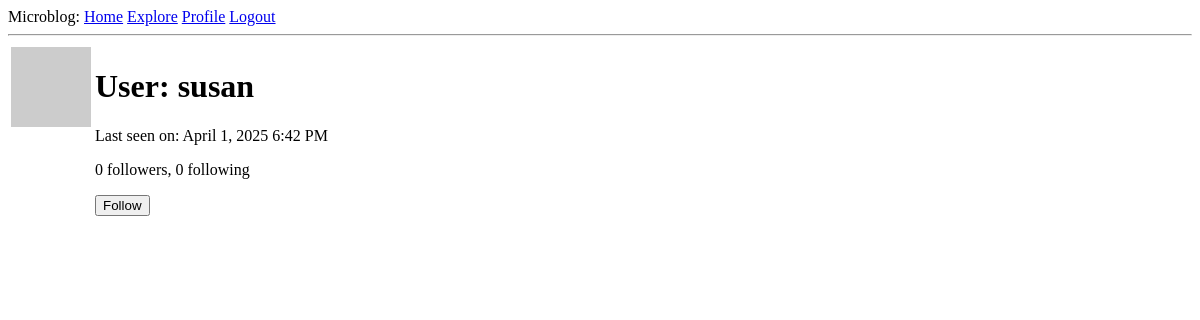
The app's page /user/susan (signed in), older data.
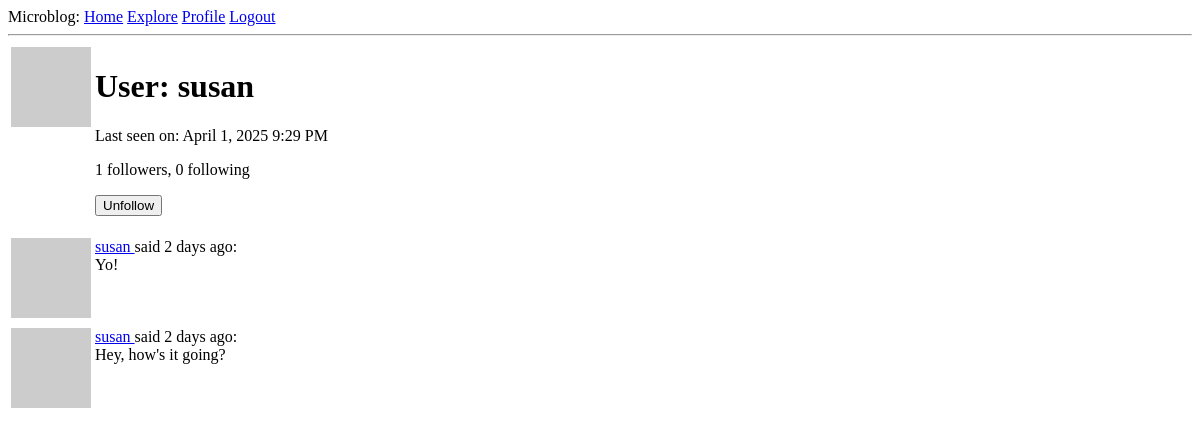
The same page, newer data.
### app/models.py (models this page shows, shortened)
class User(UserMixin, db.Model):
    id: so.Mapped[int] = so.mapped_column(primary_key=True)
    username: so.Mapped[str] = so.mapped_column(sa.String(64), index=True, unique=True)
    email: so.Mapped[str] = so.mapped_column(sa.String(120), index=True, unique=True)
    password_hash: so.Mapped[Optional[str]] = so.mapped_column(sa.String(256))
    posts: so.WriteOnlyMapped["Post"] = so.relationship(back_populates="author")
    about_me: so.Mapped[Optional[str]] = so.mapped_column(sa.String(140))
    last_seen: so.Mapped[Optional[datetime]] = so.mapped_column(
        default=lambda: datetime.now(timezone.utc)
    )
    following: so.WriteOnlyMapped["User"] = so.relationship(
        secondary=followers,
        primaryjoin=(followers.c.follower_id == id),
        secondaryjoin=(followers.c.followed_id == id),
        back_populates="followers",
    )
    followers: so.WriteOnlyMapped["User"] = so.relationship(
        secondary=followers,
        primaryjoin=(followers.c.followed_id == id),
        secondaryjoin=(followers.c.follower_id == id),
        back_populates="following",
    )
    def is_following(self, user):
        query = self.following.select().where(User.id == user.id)
        return db.session.scalar(query) is not None
    def followers_count(self):
        query = sa.select(sa.func.count()).select_from(
            self.followers.select().subquery()
        )
        return db.session.scalar(query)
    def following_count(self):
        query = sa.select(sa.func.count()).select_from(
            self.following.select().subquery()
        )
        return db.session.scalar(query)
    def avatar(self, size):
        digest = md5(self.email.lower().encode("utf-8")).hexdigest()
        return f"https://www.gravatar.com/avatar/{digest}?d=identicon&s={size}"

class Post(db.Model):
    id: so.Mapped[int] = so.mapped_column(primary_key=True)
    body: so.Mapped[str] = so.mapped_column(sa.String(140))
    timestamp: so.Mapped[datetime] = so.mapped_column(
        index=True, default=lambda: datetime.now(timezone.utc)
    )
    user_id: so.Mapped[int] = so.mapped_column(sa.ForeignKey(User.id), index=True)
    author: so.Mapped[User] = so.relationship(back_populates="posts")

### app/routes.py (the view)
@app.route("/user/<username>")
@login_required
def user(username):
    user = db.first_or_404(sa.select(User).where(User.username == username))
    page = request.args.get("page", 1, type=int)
    query = user.posts.select().order_by(Post.timestamp.desc())
    posts = db.paginate(
        query, page=page, per_page=app.config["POSTS_PER_PAGE"], error_out=False
    )
    next_url = (
        url_for("user", username=user.username, page=posts.next_num)
        if posts.has_next
        else None
    )
    prev_url = (
        url_for("user", username=user.username, page=posts.prev_num)
        if posts.has_prev
        else None
    )
    form = EmptyForm()
    return render_template(
        "user.html",
        user=user,
        posts=posts.items,
        next_url=next_url,
        prev_url=prev_url,
        form=form,
    )

### app/forms.py
class EmptyForm(FlaskForm):
    submit = SubmitField("Submit")

### app/models.py (called while the page is built)
@login.user_loader
def load_user(id):
    return db.session.get(User, int(id))

### app/routes.py (called while the page is built)
@app.before_request
def before_request():
    if current_user.is_authenticated:
        current_user.last_seen = datetime.now(timezone.utc)
        db.session.commit()

### app/templates/user.html (shortened to what this page needs)
{% extends 'header.html' %}
{% block content %}
  <table>
    <tr valign="top">
      <td><img src="{{ user.avatar(128) }}" /></td>
      <td>
        <h1>User: {{user.username}}</h1>
        {% if user.last_seen %}
          <p>Last seen on: {{ moment(user.last_seen).format('LLL') }}</p>
        {% endif %}
        <p>{{ user.followers_count() }} followers, {{user.following_count()}} following</p>
        {% if user == current_user %}
          <p><a href="{{url_for('edit_profile')}}"> Edit your profile</a></p>
        {% elif not current_user.is_following(user) %}
          <p>
            <form action="{{url_for('follows', username=user.username)}}" method="post">
              {{ form.submit(value='Follow') }}
            </form>
          </p>
        {% else %}
          <p>
            <form action="{{url_for('unfollow', username=user.username)}}" method="post">
              {{ form.submit(value='Unfollow') }}
            </form>
          </p>
        {% endif %}
      </td>
    </tr>
  </table>
  {% for post in posts %}
    {% include '_post.html' %}
  {% endfor %}
{% endblock %}

### app/templates/_post.html
<table>
  <tr valign="top">
    <td><img src="{{ post.author.avatar(32) }}" /></td>
    <td>
      <a href="{{ url_for('user', username=post.author.username) }}"> {{ post.author.username }} </a>
      said {{ moment(post.timestamp).fromNow() }}:
      <br />
      {{ post.body }}
    </td>
  </tr>
</table>

Row changes from the older to the newer data that the page shows:
changed User "susan": last_seen "April 1, 2025 6:42 PM" → "April 1, 2025 9:29 PM"
added Post: author.username "susan", timestamp "2 days ago", body "Yo!"
added Post: author.username "susan", timestamp "2 days ago", body "Hey, how's it going?"
Text that changed along with them:
{{ user.followers_count() }}: "0" → "1"
form field submit: (not shown) → "Unfollow"
form field submit: "Follow" → (not shown)
